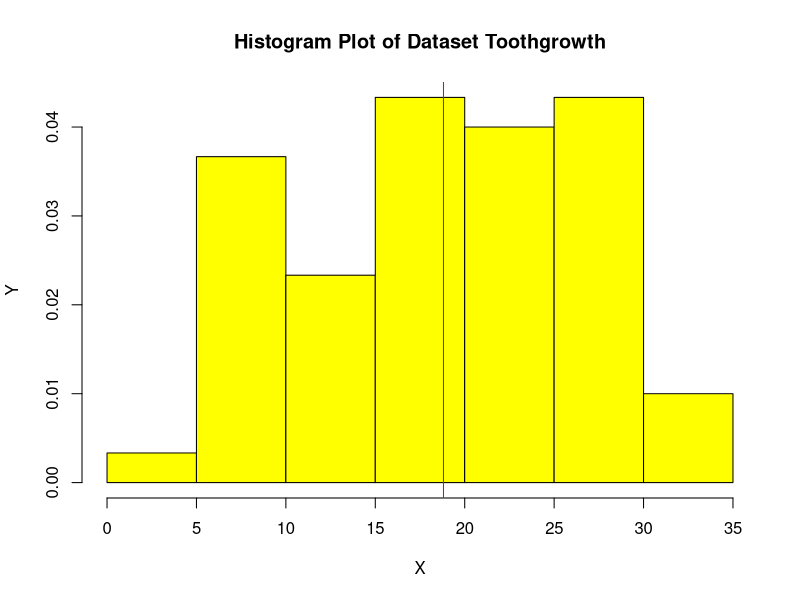
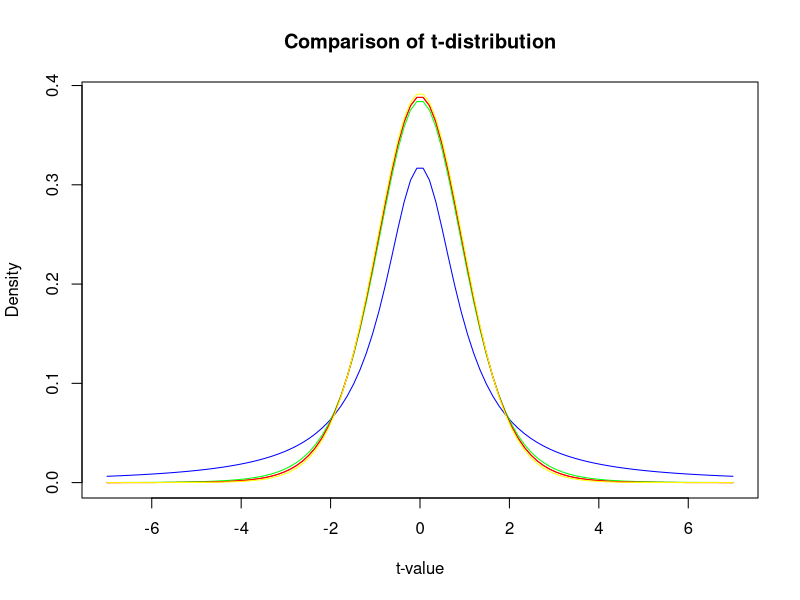

Write R code to recreate these figures, in order.
#Q1
x <- c(1,2,3,4)
f <- c(2.5,2.5,2.5,2.5)
n <- 100
p <- 1/200

#Q1)a)
a <- dbinom(0,n,p,log = FALSE)
print(paste("No defective = ",a))

#Q1)b)
b <- pbinom(2,n,p,lower.tail = FALSE)
print(paste("2 or more defective = ",b))

#Q2
library(datasets)
data("ToothGrowth")

#Q2)a)
print(head(ToothGrowth,10))

#Q2)b)
attach(ToothGrowth)
print(range(len))

#Q2)c)
m <- mean(len)
print(paste("Mean is:",m))
detach(ToothGrowth)

hist(ToothGrowth$len,main = "Histogram Plot of Dataset Toothgrowth",xlab = "X",ylab = "Y",col = "yellow",prob = TRUE)

#Q2)d)
abline(v=m,col="red")

#Q3
library(pracma)
f <- function(x,y){
  (x+3*y)/115
}

#Q3)a)
fxy <- integral2(f,0,1,0,1)
print(fxy$Q)

#Q3)b)
f1 <- function(y){
  f(1,y)
}

fy <- integral(f1,0,1)
print(fy)

#Q3)c)
f2 <- function(x){
  f(x,1)
}

fx <- integral(f2,0,1)
print(fx)

#Q3)d)
f3 <- function(x,y){
  x*y*y*f(x,y)
}

exy2 <- integral2(f3,0,1,0,1)
print(exy2$Q)

#Q4
vec <- seq(-7,7,length=100)
df <- c(1,7,10,15)
color <- c("blue","green","red","yellow")

for(i in df)
{
  print(dt(x,i))
}

plot(vec,dt(vec,df[3]),type="l",xlab="t-value",ylab="Density",main="Comparison of t-distribution",col=color[3])

for(i in 1:4)
{
  lines(vec,dt(vec,df[i]),type="l",col=color[i])
}



